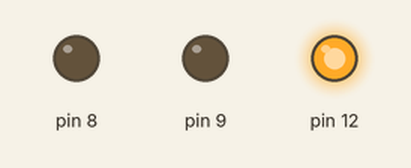
A sketch run on a simulated Arduino Uno, built with avr-gcc and run on an emulated ATmega328P. On the bench: output pins drawn as LEDs (lit = HIGH).

Above: at 0.5 s.
At 1.2 s:
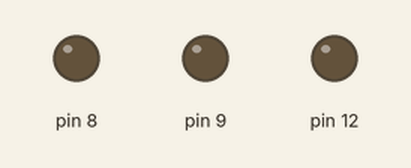
At 2.0 s:
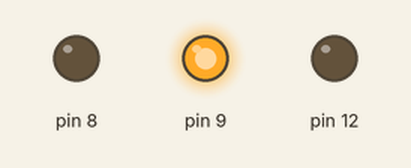
At 3.5 s:
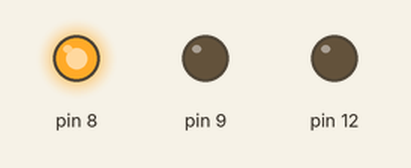
Timing chart, 0 to 5.9 s (numbered marks = the images above):
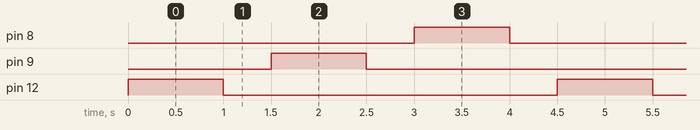

Measured:
- by itself, pin 8, pin 9, pin 12: alternates HIGH for 1.0 s and LOW for 3.5 s
- by itself, everything shown: repeats every 4.5 s, in 6 steps

The sketch:

arduno-2.ino
```cpp
void setup() {
  pinMode(12, OUTPUT);
  pinMode(9, OUTPUT);
  pinMode(8, OUTPUT);
}

void loop() {
  digitalWrite(12, HIGH);
  delay(1000);
  digitalWrite(12, LOW);
  delay(500);

  digitalWrite(9, HIGH);
  delay(1000);
  digitalWrite(9, LOW);
  delay(500);

  digitalWrite(8, HIGH);
  delay(1000);
  digitalWrite(8, LOW);
  delay(500);
}
```
